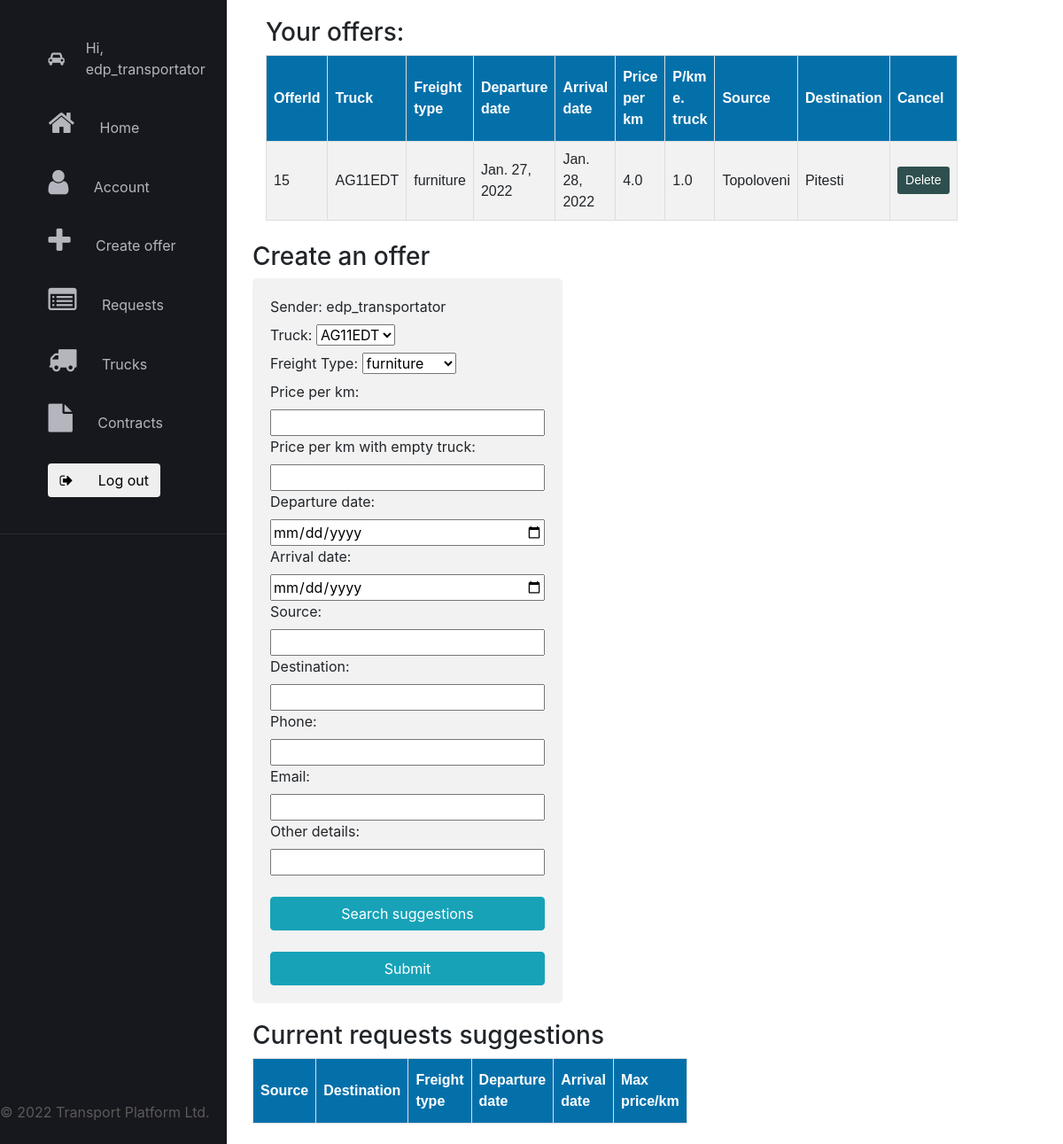
/createoffer/ (signed in), run on the app's committed database.
### application/models.py (models this page shows)
class Offer(models.Model):
    id = models.AutoField(primary_key=True)
    senderID = models.ForeignKey(User, on_delete=models.CASCADE)
    truckID = models.ForeignKey(Truck, on_delete=models.CASCADE)
    freight_type = models.CharField(max_length=15)
    price_per_km = models.FloatField(default=0)
    price_per_km_emptyTruck = models.FloatField(default=0)
    departure_date = models.DateField(default=timezone.now())
    source = models.CharField(max_length=30, default='a')
    arrival_date = models.DateField(default=timezone.now())
    destination = models.CharField(max_length=30, default='a')
    phone = models.CharField(max_length=11, default='0')
    email = models.CharField(max_length=50, default='a')
    other_details = models.CharField(max_length=200, default='a')

class Truck(models.Model):
    id = models.AutoField(primary_key=True)
    type = models.CharField(max_length=20)
    brand = models.CharField(max_length=20)
    registration_plate = models.CharField(max_length=15, unique=True)
    fuel = models.CharField(max_length=10)
    max_load = models.IntegerField()
    ownerId = models.ForeignKey(User, on_delete=models.CASCADE)

### application/decorators.py (the view)
        def wrapper_func(request, *args, **kwargs):
            user_groups = list()
            for group in request.user.groups.all():
                user_groups.append(group.name)
            if allowed_roles[0] in user_groups:
                return view_func(request, *args, **kwargs)
            else:
                return redirect('home')

### application/views.py (called while the page is built, shortened)
@allowed_users(allowed_roles=['transportator'])
@login_required(login_url='login')
def offer_view(request):
    user = request.user
    user_groups = [group.name for group in user.groups.all()]
    offer = Offer()
    trucks = Truck.objects.all().filter(ownerId=request.user)
    all_offers = Offer.objects.all().filter(senderID=request.user)
    all_requests = Request.objects.all()
    sender = request.user.username.__str__()
    freight_type = TYPE_FREIGHT
    price_per_km = 0
    context = {'user_groups': user_groups,
               'trucks': trucks,
               'sender': sender,
               'f_t': freight_type,
               'price_per_km': price_per_km,
               'all_offers': all_offers,
               'all_requests': all_requests}
    return render(request, "application/create_offer.html", context)

### application/templates/application/create_offer.html (shortened to what this page needs)
{% extends 'application/main_layout_application.html' %}
{% load static %}
{% block content %}
    <link rel="stylesheet" href="{% static 'application/css/create_offer.css' %}">
    <div class="" style="margin-top: 20px; margin-left: 300px">
        <h3>Your offers:</h3>
        <table id="offerstb">
            <tr>
                <th>OfferId</th>
                <th>Truck</th>
                <th>Freight type</th>
                <th>Departure date</th>
                <th>Arrival date</th>
                <th>Price per km</th>
                <th>P/km e. truck</th>
                <th>Source</th>
                <th>Destination</th>
                <th>Cancel</th>
            </tr>
            {% for off in all_offers %}
                <tr>
                    <td>{{ off.id }}</td>
                    <td>{{ off.truckID.registration_plate }}</td>
                    <td>{{ off.freight_type }}</td>
                    <td>{{ off.departure_date }}</td>
                    <td>{{ off.arrival_date }}</td>
                    <td>{{ off.price_per_km }}</td>
                    <td>{{ off.price_per_km_emptyTruck }}</td>
                    <td>{{ off.source }}</td>
                    <td>{{ off.destination }}</td>
                    <td>
                        <form action="{% url 'delete_offer' off.id %}" method="POST">
                            <button class="btn btn-sm" style="background-color: darkslategray; color: white">Delete
                            </button>
                        </form>
                    </td>
                </tr>
            {% endfor %}
        </table>
        <br>
        <div class="row">
            <div class="column" style="width: 600px">
                <h3> Create an offer </h3>
                <form action="" method="post">
                    <div class="container1 " style="border-radius: 5px;
                                            background-color: #f2f2f2;
                                            padding: 20px;
                                            width: 350px;
                                            margin-left: 0px;">
                        <label for="sender">Sender: {{ sender }} </label><br>
                        <label for="truckID">Truck:</label>
                        <select id="truckID" name="truckID">
                            {% for truck in trucks %}
                                <option value="{{ truck.id }}">{{ truck.registration_plate }}</option>
                            {% endfor %}
                        </select><br>
                        <label for="f_t">Freight Type:</label>
                        <select id="f_t" name="f_t">
                            {% for freight in f_t %}
                                <option value="{{ freight }}">{{ freight }}</option>
                            {% endfor %}
                        </select><br>
                        <label for="price_per_km">Price per km:</label>
                        <input type="number" id="price_per_km" name="price_per_km"><br>
                        <label for="price_per_km_emptyTruck">Price per km with empty truck:</label>
                        <input type="number" id="price_per_km_emptyTruck" name="price_per_km_emptyTruck"> <br>
                        <label for="departure_date">Departure date:</label>
                        <input type="date" id="departure_date" name="departure_date"> <br>
                        <label for="arrival_date">Arrival date:</label>
                        <input type="date" id="arrival_date" name="arrival_date"> <br>
                        <label for="source">Source:</label>
                        <input type="text" id="source" name="source"> <br>
                        <label for="destination">Destination:</label>
                        <input type="text" id="destination" name="destination"> <br>
                        <label for="phone">Phone:</label>
                        <input type="tel" id="phone" name="phone"> <br>
                        <label for="email">Email:</label>
                        <input type="email" id="email" name="email"> <br>
                        <label for="other_details">Other details:</label>
                        <input type="text" id="other_details" name="other_details"> <br><br>
                        <input type="button" class="btn btn-info" value="Search suggestions" id="sggBtn2"><br><br>
                        <input type="submit" class="btn btn-info" value="Submit">
                    </div>
                </form>
            </div>
            <div class="column" style="margin-top: 20px">
                <h3> Current requests suggestions </h3>
                <table id="suggestionstb2">
                    <tr>
                        <th>Source</th>
                        <th>Destination</th>
                        <th>Freight type</th>
                        <th>Departure date</th>
                        <th>Arrival date</th>
                        <th>Max price/km</th>
                    </tr>
                </table>
                <br>
            </div>
        </div>
    </div>
{% endblock %}

### application/templates/application/main_layout_application.html (shortened to what this page needs)
{% extends 'main_layout.html' %}
{% load static %}
{% block import %}
    <link rel="stylesheet" href="https://stackpath.bootstrapcdn.com/bootstrap/4.1.3/css/bootstrap.min.css"
>
    <link rel="stylesheet" href="https://cdnjs.cloudflare.com/ajax/libs/font-awesome/4.7.0/css/font-awesome.min.css">
{% endblock %}
{% block page_nav %}
    <link rel="stylesheet" href="{% static 'application/css/main_layout_application.css' %}">
    <div class="side-bar">
        <ul class="features-list">
            <li class="features-item">
                <i class="fa fa-car "></i>
                <span class="features-item-text">Hi, {{ user.username }} </span>
            </li>
            <li class="features-item">
                <a href="{% url 'home' %}">
                    <i class="fa fa-home features-item-icon"></i>
                    <span class="features-item-text"> Home </span>
                </a>
            </li>
            <li class="features-item">
                <a href="{% url 'account' %}">
                    <i class="fa fa-user features-item-icon"></i>
                    <span class="features-item-text"> Account </span>
                </a>
            </li>
            {% if 'transportator' in user_groups %}
                <li class="features-item">
                    <a href="{% url 'create_offer' %}">
                        <i class="fa fa-plus features-item-icon"></i>
                        <span class="features-item-text"> Create offer </span>
                    </a>
                </li>
            {% endif %}
            {% if 'transportator' in user_groups %}
                <li class="features-item">
                    <a href="{% url 'requests' %}">
                        <i class="fa fa-list-alt features-item-icon"></i>
                        <span class="features-item-text">Requests</span>
                    </a>
                </li>
            {% endif %}
            {% if 'admin' not in user_groups %}
                <li class="features-item">
                    <a href="{% url 'trucks' %}">
                        <i class="fa fa-truck features-item-icon"></i>
                        <span class="features-item-text"> Trucks </span>
                    </a>
                </li>
            {% endif %}
            {% if 'transportator' in user_groups or 'client' in user_groups %}
                <li class="features-item">
                    <a href="{% url 'contracts' %}">
                        <i class="fa fa-file features-item-icon"></i>
                        <span class="features-item-text"> Contracts </span>
                    </a>
                </li>
            {% endif %}
            <li class="features-item">
                <form action="{% url 'logout' %}">
                    <button class="btn">
                        <i class="fa fa-sign-out"></i>
                        <span class="features-item-text"> Log out</span>
                    </button>
                </form>
            </li>
        </ul>
        <p style="margin-top: 250%; color: #5a5a5a">&copy; 2022 Transport Platform Ltd. </p>
    </div>
{% endblock %}
{% block page_article %}
    <div>
        {% block content %}
        {% endblock %}
    </div>
{% endblock %}

### application/static/application/css/main_layout_application.css (style rules this page uses)
:root { --white-color: #fafafb; --background-color: #17171e; --grey-color: #b5b5be; --dark-grey-color: #292932; }
.side-bar { width: 16rem; height: 100%; padding: 2.1rem 0rem; background-color: #17171e; position: fixed; transition: all 0.5s ease; top: 0; }
.features-list { padding-bottom: 1rem; border-bottom: 1px solid #292932; list-style: none; }
.features-item { display: flex; align-items: center; position: relative; padding: 0.5rem 0.9rem; margin-bottom: 1.1rem; color: var(--grey-color); cursor: pointer; transition: 0.5s ease; }
.features-item::before { transition: 0.5s ease; content: ''; position: absolute; left: -1.2rem; height: 100%; border-left: 3px solid var(--white-color); border-radius: 2px; opacity: 0; visibility: hidden; }
.features-item-icon { font-size: 2rem; }
.features-item-text { margin-left: 1.5rem; transition: opacity 0.6s ease; opacity: 1; }
a, a:hover, a:focus, a:active { text-decoration: none; color: inherit; }

### application/static/application/css/create_offer.css (style rules this page uses)
.container1 { border-radius: 5px; background-color: #f2f2f2; padding: 20px; width: 500px; margin-left: 0px; }
.container1 input { width: 100%; clear: both; }
.column { float: left; width: 50%; }
.row:after { content: ""; display: table; clear: both; }
#offerstb { font-family: Arial, Helvetica, sans-serif; border-collapse: collapse; width: 80%; }
#offerstb td, #offerstb th { border: 1px solid #ddd; padding: 8px; }
#offerstb tr:nth-child(even) { background-color: #f2f2f2; }
#offerstb th { padding-top: 12px; padding-bottom: 12px; text-align: left; background-color: #0470aa; color: white; }
#suggestionstb2 { font-family: Arial, Helvetica, sans-serif; border-collapse: collapse; width: 80%; }
#suggestionstb2 td, #suggestionstb2 th { border: 1px solid #ddd; padding: 8px; }
#suggestionstb2 th { padding-top: 12px; padding-bottom: 12px; text-align: left; background-color: #0470aa; color: white; }

### data on the page
Offer: id "15", truckID.registration_plate "AG11EDT", freight_type "furniture", departure_date "Jan. 27, 2022", arrival_date "Jan. 28, 2022", price_per_km "4.0", price_per_km_emptyTruck "1.0", source "Topoloveni", destination "Pitesti"

### other printed values
{{ user.username }} "edp_transportator"
{{ sender }} "edp_transportator"
form field truckID "AG11EDT"
form field f_t "furniture"
